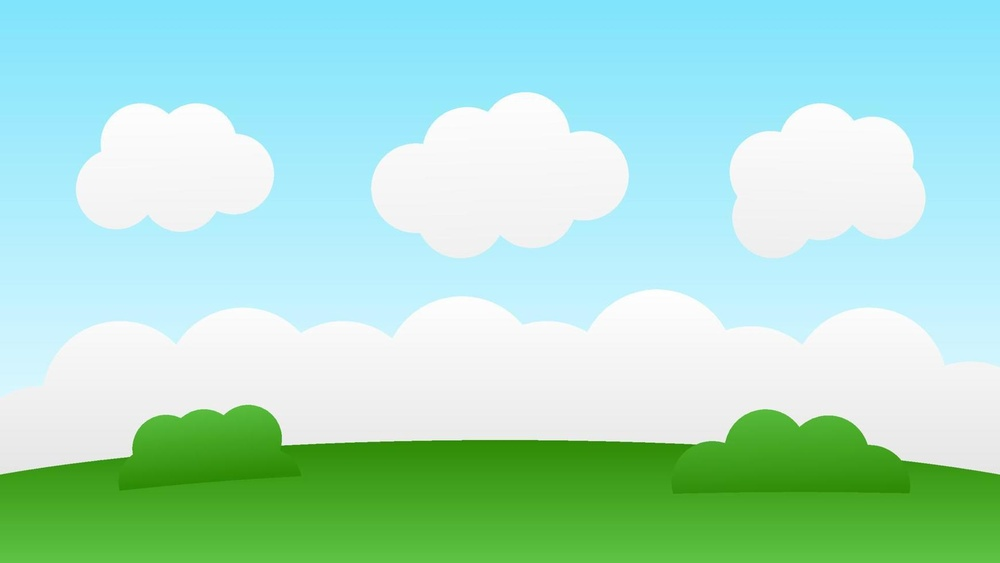
#> input picture lesson1/image.jpg, 1000 x 563 px, shrunk from 1741 x 980 before the run
$ python basics1.py
#> lines starting #> are read from the running program, lines starting #| are printed output that depends on the picture
import cv2
import os
#print(cv2.__version__)

read = cv2.imread("image.jpg", cv2.IMREAD_COLOR)
#> read is the input picture: shape (563, 1000, 3); mean B, G, R 203.1, 223.5, 170.3
cv2.imshow("image", read)
cv2.waitKey(0)
#black and white image read

read1 = cv2.imread("image.jpg", cv2.IMREAD_GRAYSCALE)
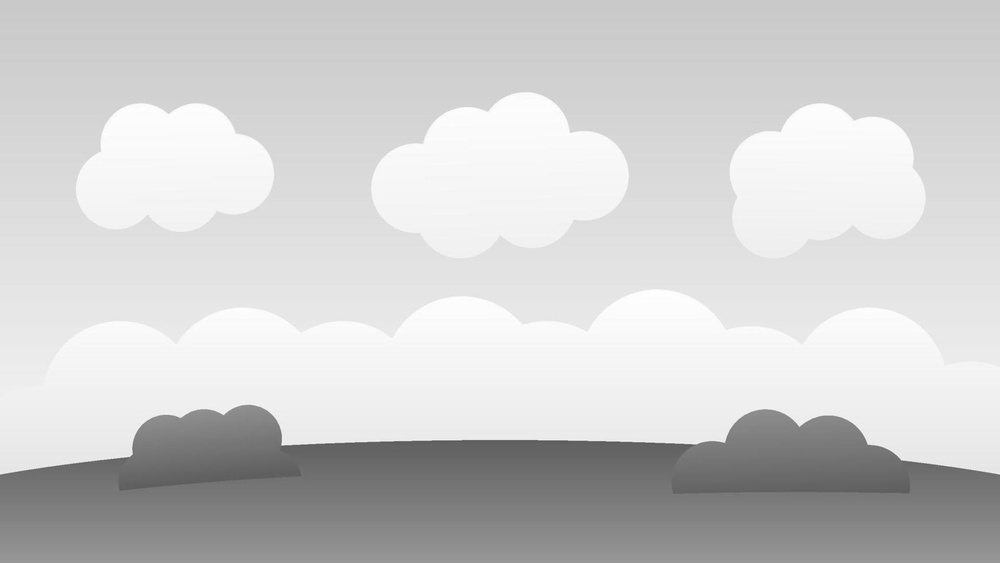
#> read1: shape (563, 1000); min 82, max 255, mean 205.3
cv2.imshow("image", read1)
cv2.waitKey(0)
#saving changes

path = "/Users/denisdutu/Documents/OpenCV/"
os.chdir(path)
cv2.imwrite("second image.jpg", read1)
print("Image saved")

#splitting image in rgb

read2 = cv2.imread("rgb.jpg", cv2.IMREAD_COLOR)
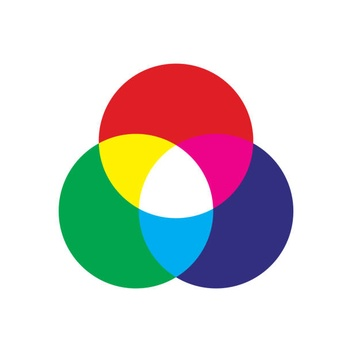
#> input picture lesson1/rgb.jpg, 352 x 352 px, shrunk from 612 x 612 before the run
#> read2 is the input picture: shape (352, 352, 3); mean B, G, R 208.3, 209.1, 213.3
blue, green, red = cv2.split(read2)
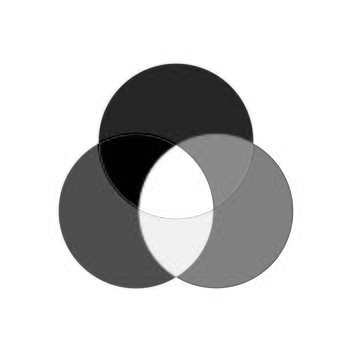
#> blue: shape (352, 352); min 0, max 255, mean 208.3
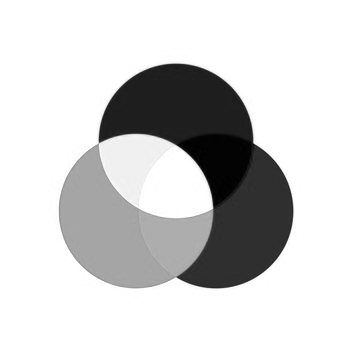
#> green: shape (352, 352); min 0, max 255, mean 209.1
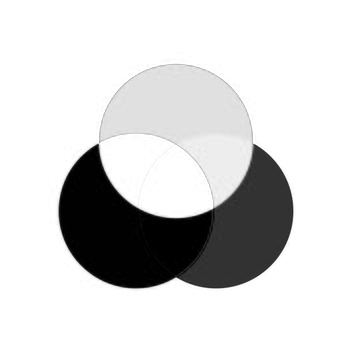
#> red: shape (352, 352); min 0, max 255, mean 213.3
cv2.imshow("image", read2)
cv2.waitKey(0)
cv2.imshow("image", blue)
cv2.waitKey(0)
cv2.imshow("image", green)
cv2.waitKey(0)
cv2.imshow("image", red)
cv2.waitKey(0)
